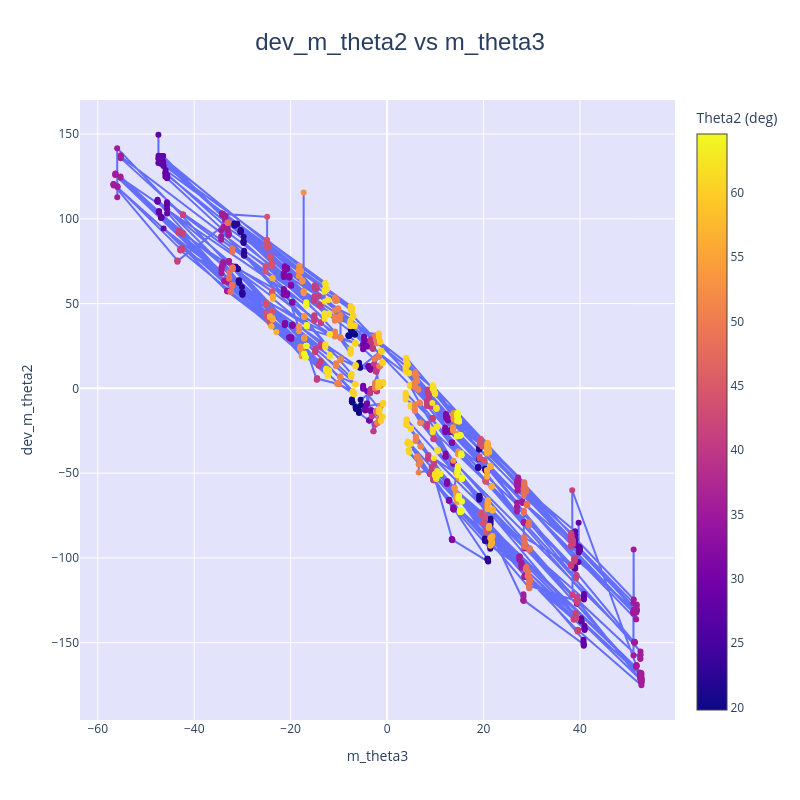

Here is the notebook cell this chart was saved with:
### Code cell
fig = go.Figure()

yfield='dev_m_theta2'
xfield='m_theta3'
fig.add_trace(go.Scatter(
    x=d[xfield], y=d[yfield], 
    mode='markers+lines', name=xfield,
    marker=dict(size=6, color=d['p_theta2'], showscale=True, colorbar=dict(title="Theta2 (deg)"),
)))

fig.update_layout(
    title=dict(text=f'{yfield} vs {xfield}', x=0.5, font=dict(size=24, family='Arial')),
    xaxis_title=f'{xfield}',
    yaxis_title=f'{yfield}',
    plot_bgcolor='rgba(200, 200, 250, 0.5)',
    legend=dict(x=0.01, y=0.99),
    hovermode='x unified',
        height=800, width=800
)

fig.show()

### Figure 1 — Plotly figure (JSON) as saved in the notebook; plotly's stock layout.template omitted (floating-point values rounded to 4 significant figures; data arrays with more than 128 entries replaced by an {"elided": "..."} marker saying what was removed)
{"data": [{"marker": {"color": {"elided": "2962 float values"}, "colorbar": {"title": {"text": "Theta2 (deg)"}}, "showscale": true, "size": 6}, "mode": "markers+lines", "name": "m_theta3", "type": "scatter", "x": {"elided": "2962 float values"}, "y": {"elided": "2962 float values"}}], "layout": {"height": 800, "hovermode": "x unified", "legend": {"x": 0.01, "y": 0.99}, "plot_bgcolor": "rgba(200, 200, 250, 0.5)", "title": {"font": {"family": "Arial", "size": 24}, "text": "dev_m_theta2 vs m_theta3", "x": 0.5}, "width": 800, "xaxis": {"title": {"text": "m_theta3"}}, "yaxis": {"title": {"text": "dev_m_theta2"}}}}
